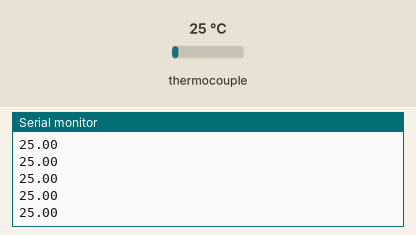
Recording of a sketch running on a simulated Arduino Uno, built with avr-gcc and run on an emulated ATmega328P. On the bench: the last lines printed to the serial monitor. The test bench sets the inputs (shaded band); at power-on: thermocouple 25 °C.

Above: at 2.2 s.
2.3 s: thermocouple set to 6 °C
At 2.69 s:
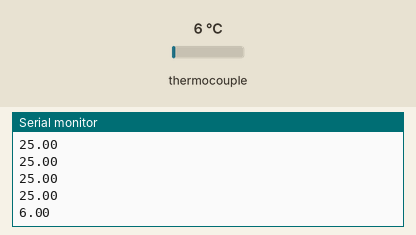
3.8 s: thermocouple set to 75 °C
At 3.94 s:
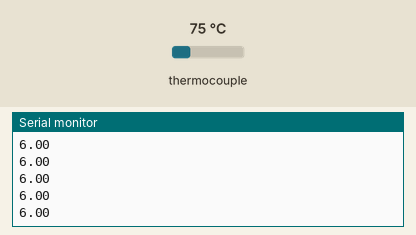
Timing chart, 0 to 6.8 s (numbered marks = the images above; inputs shaded):
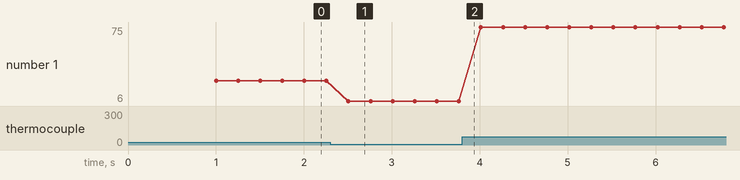

The sketch:

Arduino-Interface.ino
```cpp
// Arduino Serial Interface to MAX6675 Thermocouple Amplifier
// Simply returns temperature reading in Celcius to read by another program.

#include "max6675.h"

// Data and control lines
int thermoDO = 4;
int thermoCS = 5;
int thermoCLK = 6;

// Initialize thermocouple amp
MAX6675 thermocouple(thermoCLK, thermoCS, thermoDO);

void setup() {
  Serial.begin(9600);
  delay(1000);
}

void loop() {

   // Print temperature reading once every 250ms
   Serial.println(thermocouple.readCelsius());
   delay(250);
}
```

Measured:
- after the input at 2.3 s, the serial monitor: prints a new line after 0.21 s (image 1)
- plotted number 1: 25 → 6 after the input at 2.3 s, 6 → 75 after the input at 3.8 s
